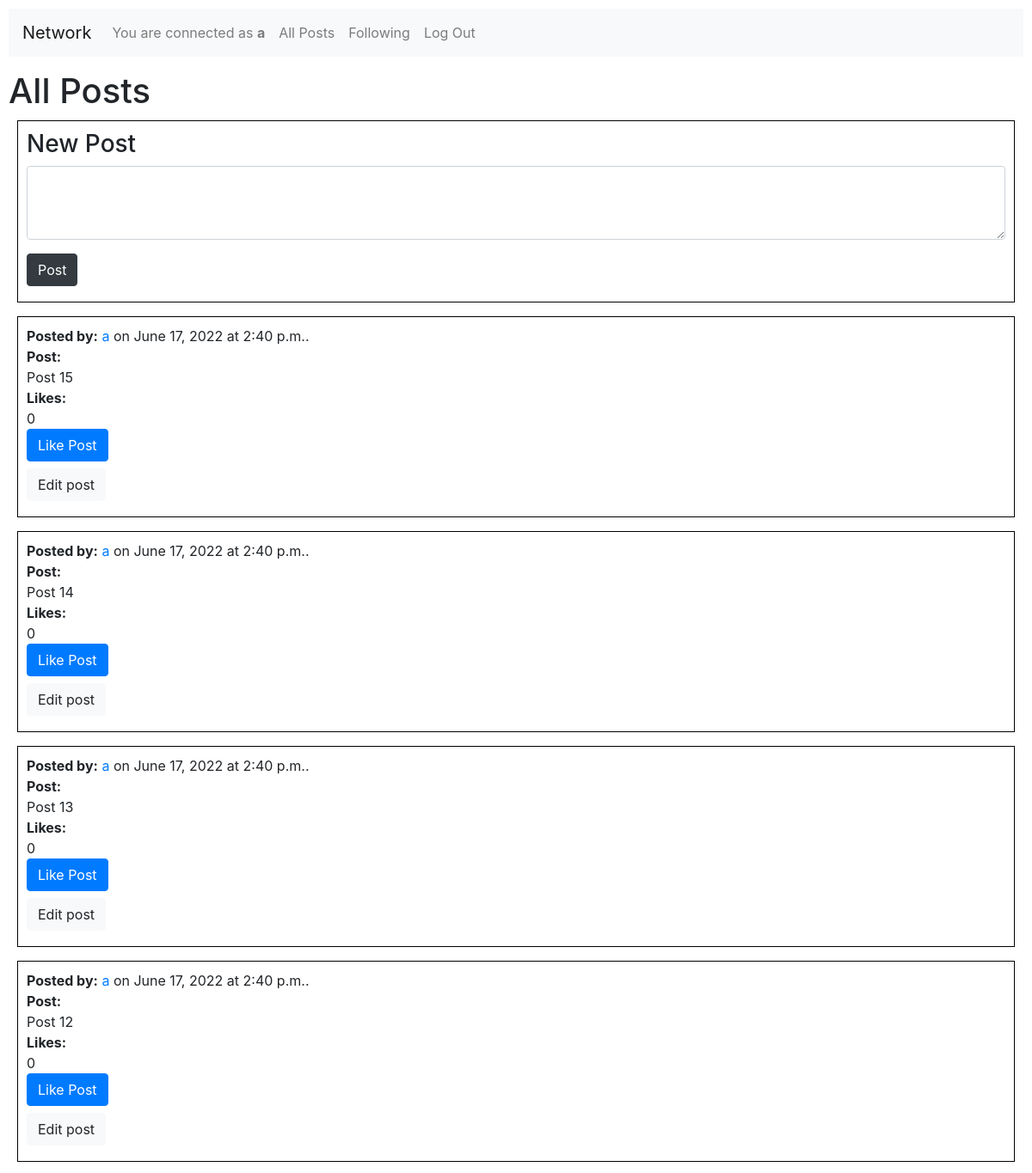
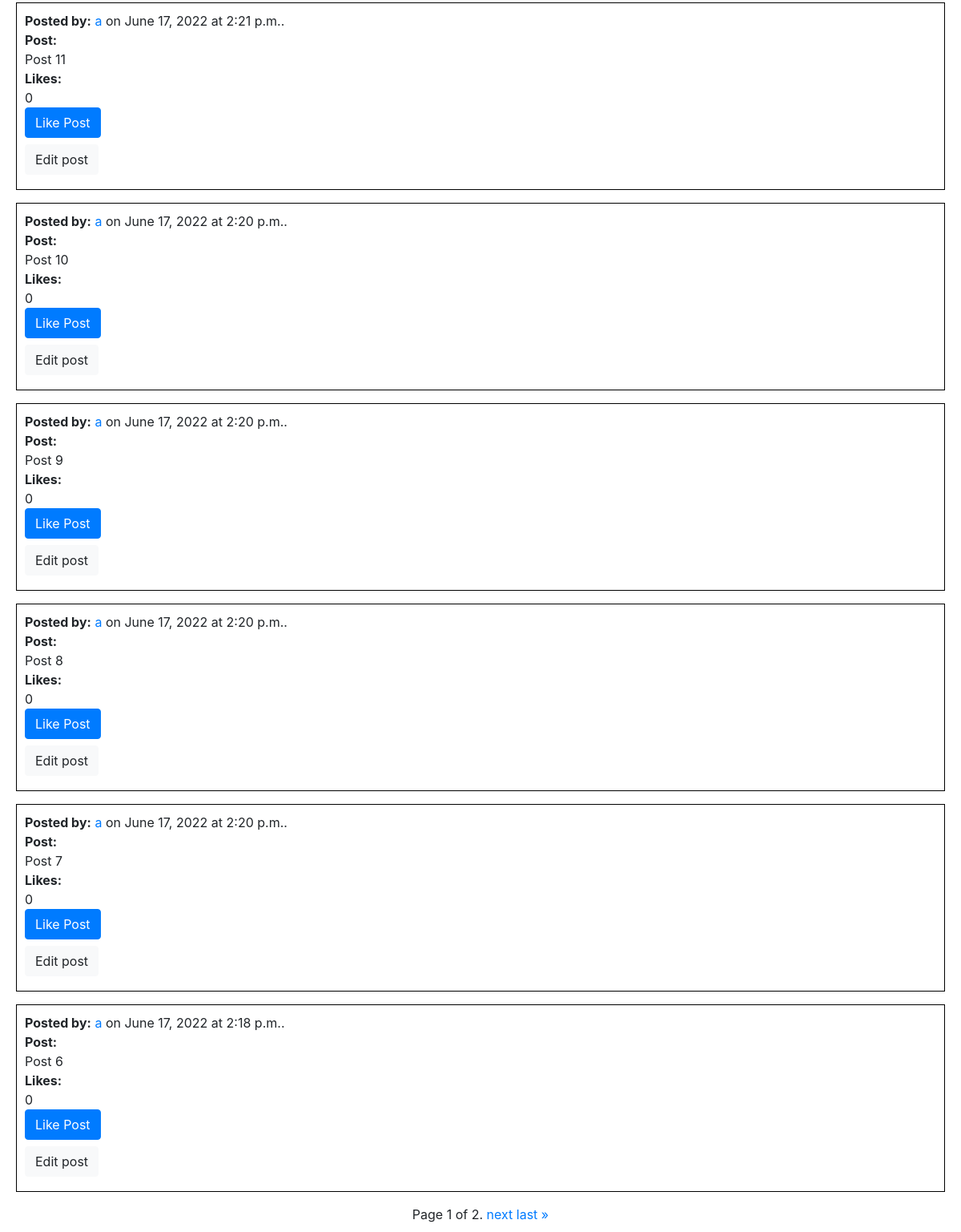
Page / (signed in) on the earlier database version (2 pictures, top to bottom).
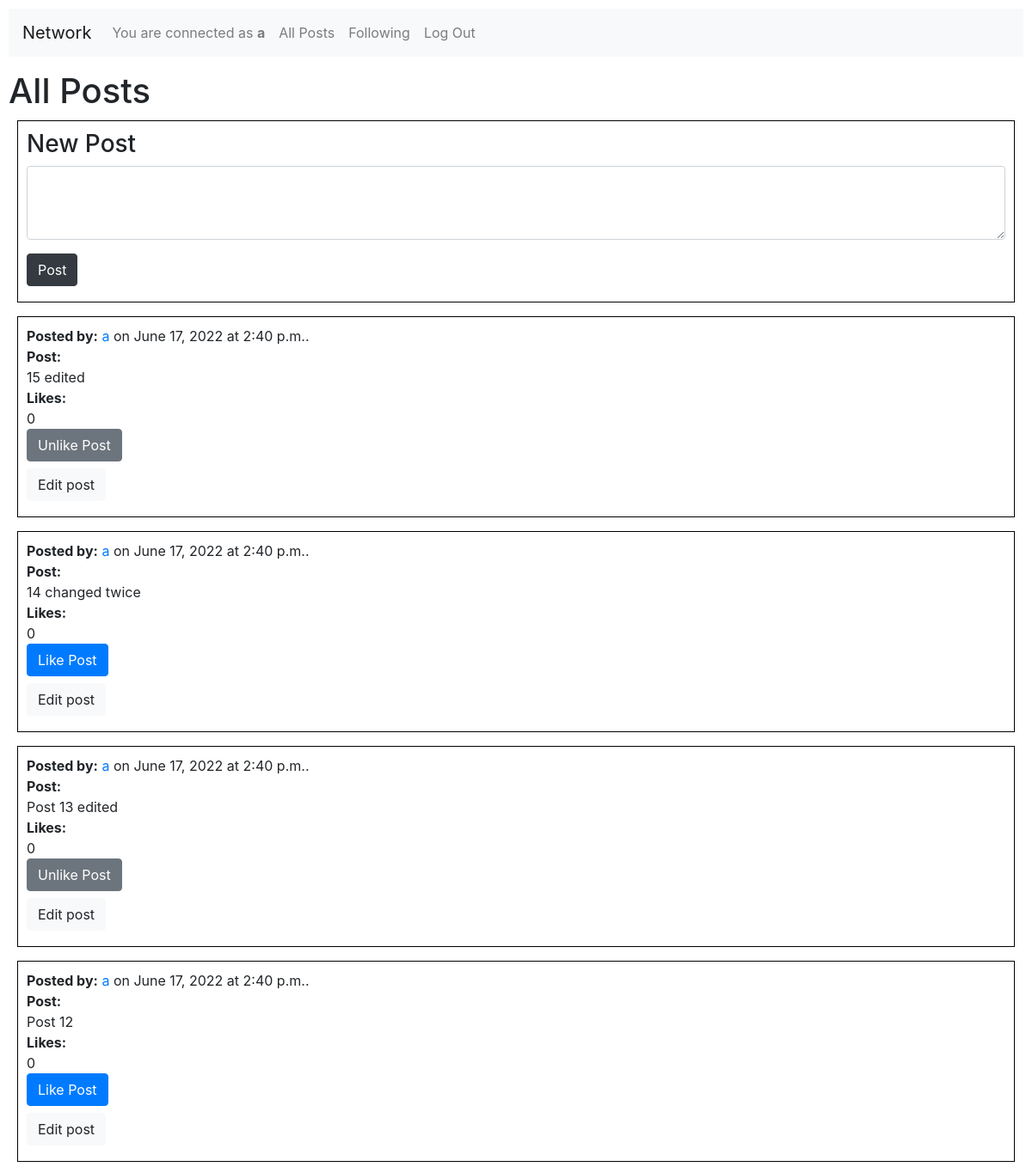
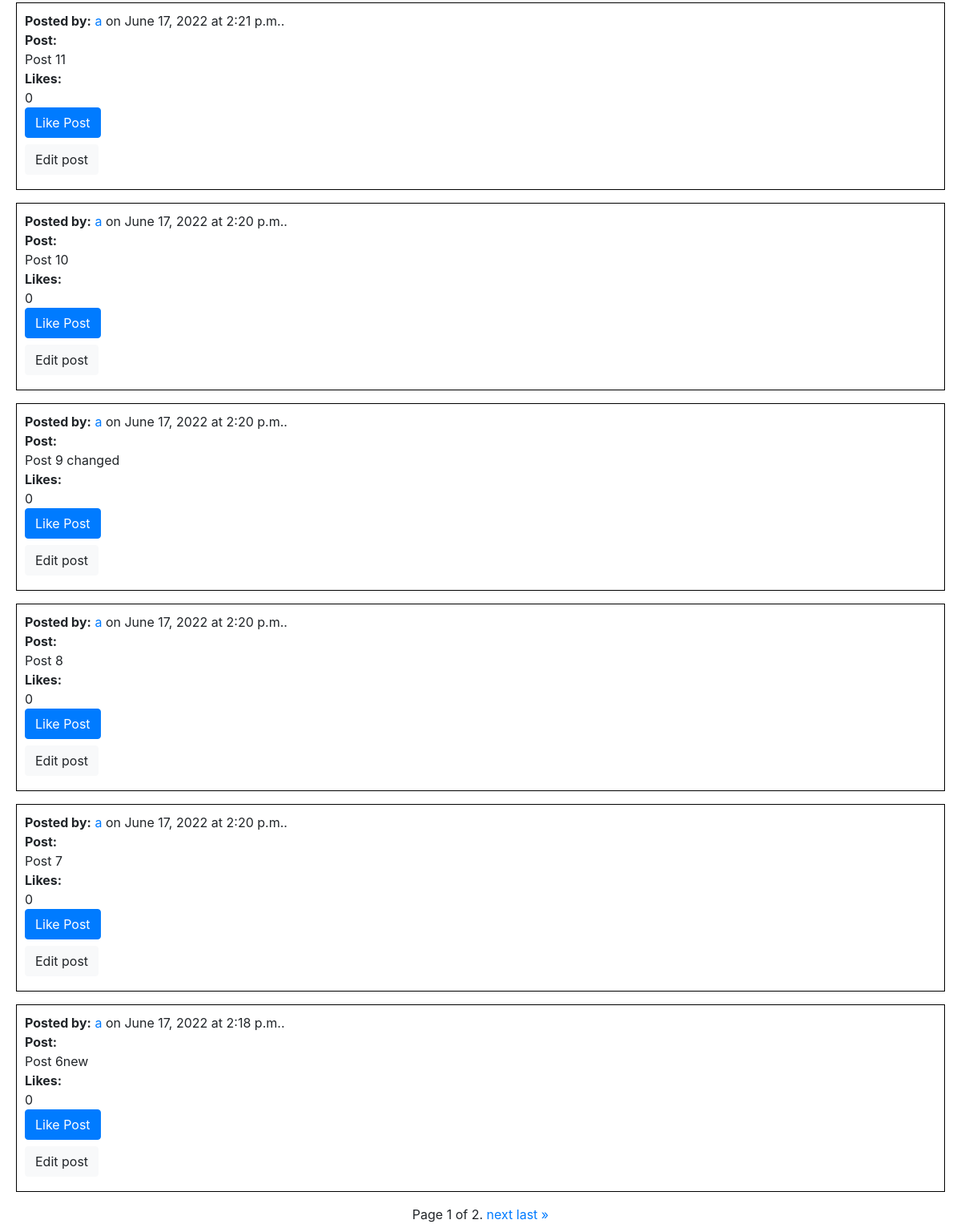
Same page on the later database version (2 pictures, top to bottom).
### network/models.py (models this page shows, shortened)
class Post(models.Model):
    userid = models.ForeignKey(User, on_delete=models.CASCADE, related_name="user")
    post = models.TextField(max_length=500)
    datetime = models.DateTimeField(default=datetime.now)
    likes = models.IntegerField(default=0)

class User(AbstractUser):
    pass

### network/views.py (the view)
# urls.py: path("", views.index, name="index"),
def index(request):
    user = request.user
    if request.method == "POST":
        posted = request.POST["posted"]
        user = request.user
        post = posted
        now = datetime.now()
        likes = 0
        newpost = Post(userid=user, post=post, datetime=now, likes=likes)
        newpost.save()
        posts = Post.objects.all().order_by('-id')
        paginator = Paginator(posts, 10) # test Paginator with 10 per page
        page_number = request.GET.get('page')
        page_obj = paginator.get_page(page_number)
        return render(request, "network/index.html", {
            "posts": posts,
            "page_obj": page_obj
        })
    else:
        posts = Post.objects.all().order_by('-id')
        paginator = Paginator(posts, 10) # test Paginator with 10 per page
        page_number = request.GET.get('page')
        page_obj = paginator.get_page(page_number)
        postslikedbyuser = Like.objects.filter(likedby=user).values_list('postid', flat=True)
        return render(request, "network/index.html", {
            "posts": posts,
            "page_obj": page_obj,
            "postslikedbyuser": postslikedbyuser
        })

### network/templates/network/index.html (shortened to what this page needs)
{% extends "network/layout.html" %}
{% block body %}
    <h1>All Posts</h1>
    {% if user.is_authenticated %}
    <div class="subdiv">
        <h3>New Post</h3>
        <form action="{% url 'index' %}" method="post">
            <textarea class="form-control" name="posted" rows="3" required></textarea >
            <button type="submit" class="btn btn-dark mb-2">Post</button>
        </form>
    </div>
    {% else %}
    <div>
        You must <a href="{% url 'login' %}">Log In</a> in order to post!
    </div>
    {% endif %}
    {% for post in page_obj %}
    <div id="{{post.id}}" class="subdiv">
        <b>Posted by:</b> <a href="{% url 'profile_page' post.userid.username %}">{{ post.userid.username }}</a>
        on {{ post.datetime.date }}
        at {{ post.datetime.time }}.
        <br>
        <b>Post:</b>
        <div id="post{{post.id}}">{{ post.post }}</div>
        <b>Likes:</b >
        <div id="likecount{{post.id}}">{{ post.likes }}</div>
        {% if post.id in postslikedbyuser %}
            <button id="buttonlike{{post.id}}" onclick="like({{post.id}})" class="buttonedit btn btn-secondary mb-2">Unlike Post</button>
        {% else %}
            <button id="buttonlike{{post.id}}" onclick="like({{post.id}})" class="buttonedit btn btn-primary mb-2">Like Post</button>
        {% endif %}
        <br>
        {% if post.userid.username == user.username %}
            <div>
                <button id="button{{post.id}}" onclick="editpost({{post.id}})" class="buttonedit btn btn-light mb-2">Edit post</button>
            </div>
        {% endif %}
    </div>
    {% empty %}
        We haven't found any post, yet!
        <p></p>
    {% endfor %}
    <nav aria-label="Page navigation example">
        <div class="pagination justify-content-center pagination-lg">
            <span class="step-links">
                <span class="current">
                    Page {{ page_obj.number }} of {{ page_obj.paginator.num_pages }}.
                </span>
                {% if page_obj.has_next %}
                    <a href="?page={{ page_obj.next_page_number }}">next</a>
                    <a href="?page={{ page_obj.paginator.num_pages }}">last &raquo;</a>
                {% endif %}
            </span>
        </div>
    </nav>
{% endblock %}

Differences in the rows shown:
changed Post: post "Post 15" → "15 edited"; text "Like Post" → "Unlike Post"
changed Post: post "Post 14" → "14 changed twice"
changed Post: post "Post 13" → "Post 13 edited"; text "Like Post" → "Unlike Post"
changed Post: post "Post 9" → "Post 9 changed"
changed Post: post "Post 6" → "Post 6new"
